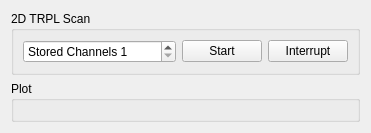
      <widget class="QWidget" name="trpl_map_tab">
       <attribute name="title">
        <string>TRPL Map</string>
       </attribute>
       <layout class="QVBoxLayout" name="verticalLayout_9" stretch="0,1">
        <item>
         <widget class="QGroupBox" name="trpl_map_controls_groupBox">
          <property name="title">
           <string>2D TRPL Scan</string>
          </property>
          <layout class="QGridLayout" name="gridLayout_10">
           <item row="0" column="2">
            <widget class="QPushButton" name="trpl_map_interrupt_pushButton">
             <property name="text">
              <string>Interrupt</string>
             </property>
            </widget>
           </item>
           <item row="0" column="1">
            <widget class="QPushButton" name="trpl_map_start_pushButton">
             <property name="text">
              <string>Start</string>
             </property>
            </widget>
           </item>
           <item row="0" column="0">
            <widget class="QDoubleSpinBox" name="trpl_map_stored_channels_doubleSpinBox">
             <property name="prefix">
              <string>Stored Channels </string>
             </property>
             <property name="decimals">
              <number>0</number>
             </property>
             <property name="minimum">
              <double>1.000000000000000</double>
             </property>
             <property name="maximum">
              <double>65536.000000000000000</double>
             </property>
            </widget>
           </item>
          </layout>
         </widget>
        </item>
        <item>
         <widget class="QGroupBox" name="trpl_map_plot_widget">
          <property name="title">
           <string>Plot</string>
          </property>
          <layout class="QVBoxLayout" name="verticalLayout_11"/>
         </widget>
        </item>
       </layout>
      </widget>
